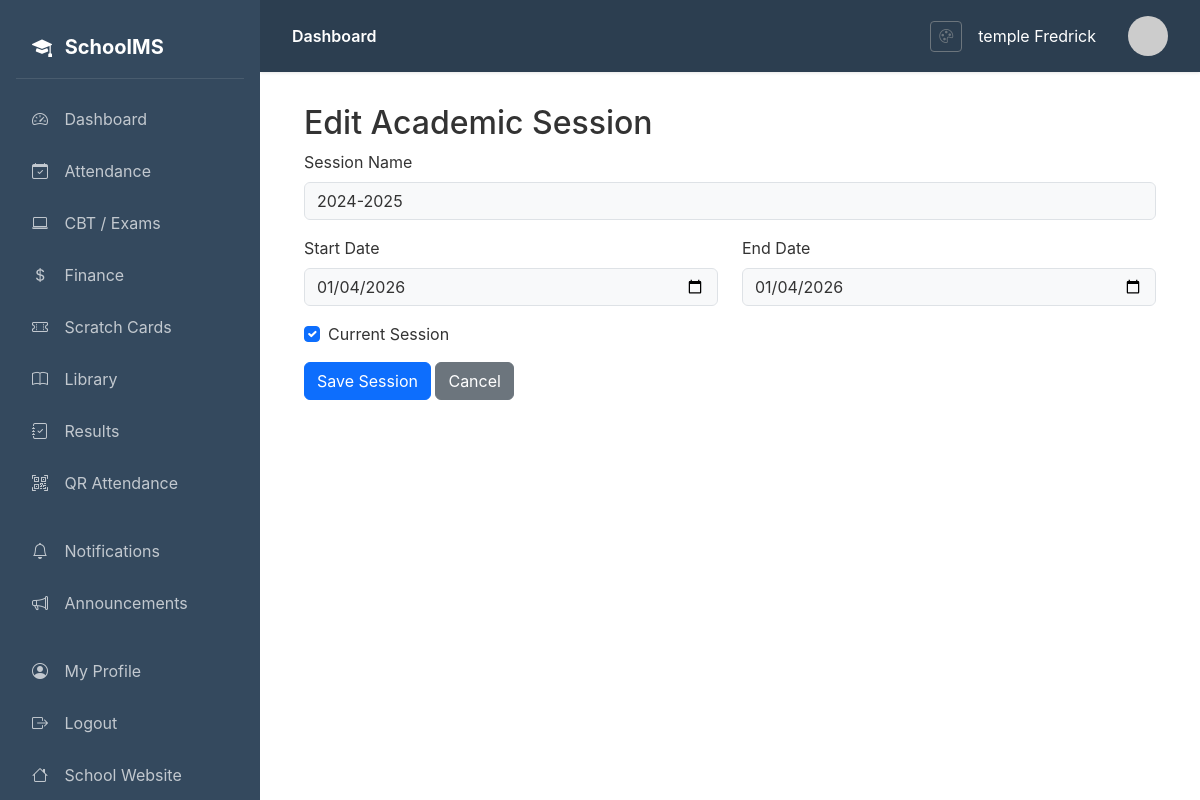
/dashboard/sessions/1/edit/ (signed in), run on the app's committed database.
### core/models.py (models this page shows, shortened)
class AcademicSession(models.Model):
    name = models.CharField(max_length=100)
    start_date = models.DateField()
    end_date = models.DateField()
    is_current = models.BooleanField(default=False)

### core/views.py (the view, shortened to what this page needs)
# urls.py: path('sessions/<int:pk>/edit/', views.session_edit, name='session_edit'),
@login_required
def session_edit(request, pk):
    session = get_object_or_404(AcademicSession, pk=pk)
    return render(request, 'core/session_form.html', {'session': session})

### templates/core/session_form.html (shortened to what this page needs)
{% extends 'base.html' %}
{% block content %}
<div class="container mt-4">
    <h2>{% if session %}Edit{% else %}Add{% endif %} Academic Session</h2>
    <form method="post">
        <div class="mb-3">
            <label class="form-label">Session Name</label>
            <input type="text" name="name" class="form-control" value="{{ session.name }}" required placeholder="e.g. 2024/2025">
        </div>
        <div class="row">
            <div class="col-md-6 mb-3">
                <label class="form-label">Start Date</label>
                <input type="date" name="start_date" class="form-control" value="{{ session.start_date|date:'Y-m-d' }}" required>
            </div>
            <div class="col-md-6 mb-3">
                <label class="form-label">End Date</label>
                <input type="date" name="end_date" class="form-control" value="{{ session.end_date|date:'Y-m-d' }}" required>
            </div>
        </div>
        <div class="mb-3 form-check">
            <input type="checkbox" name="is_current" class="form-check-input" id="isCurrent" {% if session.is_current %}checked{% endif %}>
            <label class="form-check-label" for="isCurrent">Current Session</label>
        </div>
        <button type="submit" class="btn btn-primary">Save Session</button>
        <a href="{% url 'core:session_list' %}" class="btn btn-secondary">Cancel</a>
    </form>
</div>
{% endblock %}

### templates/base.html (shortened to what this page needs)
{% load static %}
<!DOCTYPE html>
<html lang="en">
<head>
    <link href="https://cdn.jsdelivr.net/npm/bootstrap@5.3.2/dist/css/bootstrap.min.css" rel="stylesheet">
    <link href="https://cdn.jsdelivr.net/npm/bootstrap-icons@1.11.1/font/bootstrap-icons.css" rel="stylesheet">
    <link rel="stylesheet" href="{% static 'css/theme.css' %}">
</head>
<body>
    <nav class="sidebar">
        <div class="brand">
            <i class="bi bi-mortarboard-fill me-2"></i>
            SchoolMS
        </div>
        <ul class="nav flex-column">
            <li class="nav-item">
                <a class="nav-link {% if request.resolver_match.url_name == 'dashboard' %}active{% endif %}" href="{% url 'core:dashboard' %}">
                    <i class="bi bi-speedometer2"></i> Dashboard
                </a>
            </li>
            {% if user.profile.role == 'admin' or user.profile.role == 'teacher' or user.profile.role == 'student' %}
            <li class="nav-item">
                <a class="nav-link {% if 'attendance' in request.path %}active{% endif %}" href="{% url 'attendance:dashboard' %}">
                    <i class="bi bi-calendar-check"></i> Attendance
                </a>
            </li>
            {% endif %}
            <li class="nav-item">
                <a class="nav-link {% if 'cbt' in request.path %}active{% endif %}" href="{% url 'cbt:dashboard' %}">
                    <i class="bi bi-laptop"></i> CBT / Exams
                </a>
            </li>
            {% if user.profile.role == 'admin' or user.profile.role == 'accountant' or user.profile.role == 'student' %}
            <li class="nav-item">
                <a class="nav-link {% if 'finance' in request.path %}active{% endif %}" href="{% url 'finance:dashboard' %}">
                    <i class="bi bi-currency-dollar"></i> Finance
                </a>
            </li>
            <li class="nav-item">
                <a class="nav-link {% if 'scratchcard' in request.path %}active{% endif %}" href="{% url 'scratchcard:dashboard' %}">
                    <i class="bi bi-ticket-perforated"></i> Scratch Cards
                </a>
            </li>
            {% endif %}
            {% if user.profile.role == 'admin' or user.profile.role == 'librarian' or user.profile.role == 'teacher' or user.profile.role == 'student' %}
            <li class="nav-item">
                <a class="nav-link {% if 'library' in request.path %}active{% endif %}" href="{% url 'library:dashboard' %}">
                    <i class="bi bi-book"></i> Library
                </a>
            </li>
            {% endif %}
            <li class="nav-item">
                <a class="nav-link {% if 'results' in request.path %}active{% endif %}" href="{% url 'students:results_dashboard' %}">
                    <i class="bi bi-journal-check"></i> Results
                </a>
            </li>
            <li class="nav-item">
                <a class="nav-link" href="{% url 'attendance:qr_scanner' %}">
                    <i class="bi bi-qr-code-scan"></i> QR Attendance
                </a>
            </li>
            <li class="nav-item mt-3">
                <a class="nav-link {% if 'notifications' in request.path %}active{% endif %}" href="{% url 'notifications:list' %}">
                    <i class="bi bi-bell"></i> Notifications
                </a>
            </li>
            <li class="nav-item">
                <a class="nav-link" href="{% url 'notifications:announcements' %}">
                    <i class="bi bi-megaphone"></i> Announcements
                </a>
            </li>
            <li class="nav-item mt-3">
                <a class="nav-link" href="{% url 'accounts:profile' %}">
                    <i class="bi bi-person-circle"></i> My Profile
                </a>
            </li>
            <li class="nav-item">
                <a class="nav-link" href="{% url 'accounts:logout' %}">
                    <i class="bi bi-box-arrow-right"></i> Logout
                </a>
            </li>
            <li class="nav-item">
                <a class="nav-link" href="{% url 'homepage:home' %}">
                    <i class="bi bi-house"></i> School Website
                </a>
            </li>
        </ul>
    </nav>
    <main class="main-content">
        <div class="top-bar">
            <div>
                <span class="fw-semibold">{% block page_title %}Dashboard{% endblock %}</span>
            </div>
            <div class="d-flex align-items-center gap-3">
                <a href="{% url 'accounts:theme_settings' %}" class="btn btn-sm btn-outline-secondary" title="Theme Settings">
                    <i class="bi bi-palette"></i>
                </a>
                <span class="me-3">{{ user.get_full_name|default:user.username }}</span>
                 {% if user.profile.avatar %}
                <img src="{{ user.profile.avatar.url }}" class="avatar" style="width: 40px; height: 40px; object-fit: cover;" alt="Avatar">
                {% else %}
                <img src="https://ui-avatars.com/api/?name={{ user.username }}&background=4f46e5&color=fff" class="avatar" alt="Avatar">
                {% endif %}
            </div>
        </div>
        {% block content %}{% endblock %}
    </main>
</body>
</html>

### static/css/theme.css (style rules this page uses)
:root { --primary-color: #0d6efd; --secondary-color: #6c757d; --accent-color: #198754; --navbar-color: #2c3e50; --sidebar-color: #34495e; --background-color: #ffffff; --text-color: #333333; --light-bg: #f8f9fa; --border-color: #dee2e6; }
body { background-color: var(--background-color); color: var(--text-color); transition: background-color 0.3s ease, color 0.3s ease; }
.sidebar { background-color: var(--sidebar-color) !important; transition: background-color 0.3s ease; }
.top-bar { background-color: var(--navbar-color) !important; color: white; transition: background-color 0.3s ease; }
.btn-primary { background-color: var(--primary-color) !important; border-color: var(--primary-color) !important; }
.main-content { background-color: var(--background-color); transition: background-color 0.3s ease; }
.form-control, .form-select { background-color: var(--light-bg); color: var(--text-color); border-color: var(--border-color); }
.sidebar .nav-link { color: rgba(255, 255, 255, 0.7); }

### templates/base.html (style rules this page uses)
body { font-family: 'Inter', -apple-system, BlinkMacSystemFont, 'Segoe UI', Roboto, sans-serif; background-color: var(--background-color); }
.sidebar { position: fixed; top: 0; left: 0; height: 100vh; width: var(--sidebar-width); background-color: var(--sidebar-color); padding: 1rem; overflow-y: auto; z-index: 1000; }
.sidebar .brand { color: #fff; font-size: 1.25rem; font-weight: 700; padding: 1rem; margin-bottom: 1rem; border-bottom: 1px solid rgba(255,255,255,0.1); }
.sidebar .nav-link { color: rgba(255,255,255,0.7); padding: 0.75rem 1rem; border-radius: 0.5rem; margin-bottom: 0.25rem; transition: all 0.2s; }
.sidebar .nav-link i { width: 24px; margin-right: 0.75rem; }
.main-content { margin-left: var(--sidebar-width); padding: 2rem; min-height: 100vh; background-color: var(--background-color); color: var(--text-color); }
.top-bar { background-color: var(--navbar-color); color: white; padding: 1rem 2rem; margin: -2rem -2rem 2rem -2rem; box-shadow: 0 1px 3px rgba(0,0,0,0.1); display: flex; justify-content: space-between; align-items: center; }
.btn-primary { background: var(--primary-color); border-color: var(--primary-color); }
.avatar { width: 40px; height: 40px; border-radius: 50%; object-fit: cover; }

### data on the page
AcademicSession: name "2024-2025", start_date "01/04/2026", end_date "01/04/2026", is_current "☑"

### other printed values
{{ user.get_full_name|default:user.username }} "temple Fredrick"
